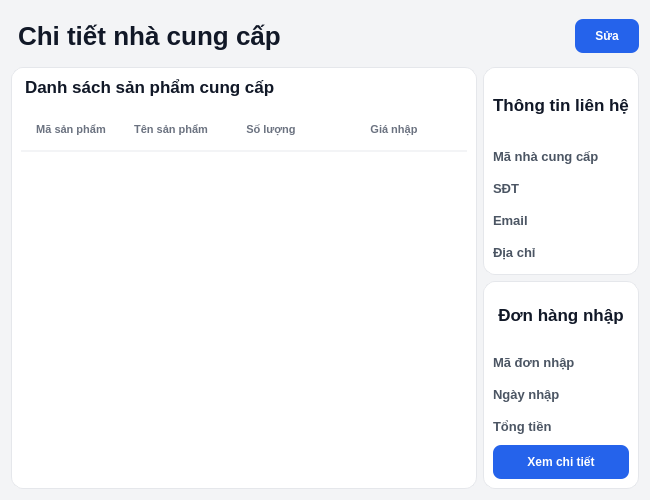
<?xml version="1.0" encoding="UTF-8"?>
<ui version="4.0">
 <class>Dialog</class>
 <widget class="QDialog" name="Dialog">
  <property name="geometry">
   <rect>
    <x>0</x>
    <y>0</y>
    <width>650</width>
    <height>500</height>
   </rect>
  </property>
  <property name="windowTitle">
   <string>Dialog</string>
  </property>
  <property name="styleSheet">
   <string notr="true">/* 1. Tổng thể Cửa sổ [cite: 419-421] */
QDialog {
    background-color: #f3f4f6; /* Nền xám nhạt làm nổi bật thẻ trắng */
    font-family: &quot;Inter&quot;, &quot;Segoe UI&quot;, sans-serif;
}

/* 2. Tiêu đề chính trang [cite: 421-422] */
QLabel#lblXemChiTietNCC {
    font-size: 26px;
    font-weight: 800;
    color: #111827;
    padding: 10px 0px;
}

/* 3. Thẻ nội dung (Cards) [cite: 422-423] */
QFrame#frame, QFrame#frame_2, QFrame#frame_3 {
    background-color: #ffffff;
    border: 1px solid #e5e7eb;
    border-radius: 12px;
}

/* 4. Tiêu đề các khối con [cite: 423-424] */
QLabel#lblDanhSachSPCungCap, QLabel#lblThongTinLienHe, QLabel#lblDonHangNhap {
    font-size: 17px;
    font-weight: 700;
    color: #111827;
    background-color: transparent;
    border: none;
    margin-bottom: 5px;
}

/* 5. Nhãn mô tả thuộc tính (Labels) [cite: 424-425] */
QLabel#lblMaNCC, QLabel#lblSDT, QLabel#lblEmail, QLabel#lblDiaChi,
QLabel#lblMaDonNhap, QLabel#lblNgayNhap, QLabel#lblTongTien {
    font-size: 13px;
    font-weight: 600;
    color: #4b5563; /* Màu xám đậm chuyên nghiệp */
}

/* 6. Nhãn hiển thị giá trị thực tế (Values) [cite: 425-426] */
QLabel#lblHienThiMaNCC, QLabel#lblHienThiSDT, QLabel#lblHienThiEmail, 
QLabel#lblHienThiDiaChi, QLabel#lblHienThiMaDonNhap, 
QLabel#lblHienThiNgayNhap, QLabel#lblHienThiTongTien {
    font-size: 14px;
    font-weight: 500;
    color: #111827;
    padding: 5px 0px;
}

/* 7. Nút bấm (Buttons) [cite: 427-428] */
QPushButton#btnXemDonNhap, QPushButton#btnSua {
    background-color: #2563eb; /* Xanh dương thương hiệu */
    color: #ffffff;
    font-weight: 700;
    border-radius: 8px;
    padding: 10px 20px;
}

QPushButton:hover {
    background-color: #1d4ed8;
}

/* 8. Bảng danh sách sản phẩm [cite: 429-432] */
QTableWidget#tblDanhSachSPCungCap {
    background-color: #ffffff;
    border: none;
    gridline-color: transparent;
    outline: none;
}

QHeaderView::section {
    background-color: #ffffff;
    padding: 12px;
    border: none;
    border-bottom: 2px solid #f3f4f6;
    font-weight: bold;
    color: #6b7280;
    text-transform: uppercase; /* BUỘC IN HOA TIÊU ĐỀ CỘT */
    font-size: 11px;
}</string>
  </property>
  <layout class="QVBoxLayout" name="verticalLayout_5">
   <item>
    <layout class="QHBoxLayout" name="horizontalLayout_2">
     <item>
      <widget class="QLabel" name="lblXemChiTietNCC">
       <property name="text">
        <string>Chi tiết nhà cung cấp</string>
       </property>
      </widget>
     </item>
     <item>
      <spacer name="horizontalSpacer">
       <property name="orientation">
        <enum>Qt::Horizontal</enum>
       </property>
       <property name="sizeHint" stdset="0">
        <size>
         <width>40</width>
         <height>20</height>
        </size>
       </property>
      </spacer>
     </item>
     <item>
      <widget class="QPushButton" name="btnSua">
       <property name="text">
        <string>Sửa</string>
       </property>
      </widget>
     </item>
    </layout>
   </item>
   <item>
    <layout class="QHBoxLayout" name="horizontalLayout">
     <item>
      <widget class="QFrame" name="frame">
       <property name="frameShape">
        <enum>QFrame::StyledPanel</enum>
       </property>
       <property name="frameShadow">
        <enum>QFrame::Raised</enum>
       </property>
       <layout class="QVBoxLayout" name="verticalLayout">
        <item>
         <widget class="QLabel" name="lblDanhSachSPCungCap">
          <property name="text">
           <string>Danh sách sản phẩm cung cấp</string>
          </property>
         </widget>
        </item>
        <item>
         <widget class="QTableWidget" name="tblDanhSachSPCungCap">
          <property name="alternatingRowColors">
           <bool>true</bool>
          </property>
          <property name="selectionBehavior">
           <enum>QAbstractItemView::SelectRows</enum>
          </property>
          <property name="showGrid">
           <bool>false</bool>
          </property>
          <attribute name="horizontalHeaderStretchLastSection">
           <bool>true</bool>
          </attribute>
          <column>
           <property name="text">
            <string>Mã sản phẩm</string>
           </property>
          </column>
          <column>
           <property name="text">
            <string>Tên sản phẩm</string>
           </property>
          </column>
          <column>
           <property name="text">
            <string>Số lượng</string>
           </property>
          </column>
          <column>
           <property name="text">
            <string>Giá nhập</string>
           </property>
          </column>
         </widget>
        </item>
       </layout>
      </widget>
     </item>
     <item>
      <layout class="QVBoxLayout" name="verticalLayout_4">
       <item>
        <widget class="QFrame" name="frame_3">
         <property name="frameShape">
          <enum>QFrame::StyledPanel</enum>
         </property>
         <property name="frameShadow">
          <enum>QFrame::Raised</enum>
         </property>
         <layout class="QVBoxLayout" name="verticalLayout_3">
          <item>
           <widget class="QLabel" name="lblThongTinLienHe">
            <property name="text">
             <string>Thông tin liên hệ</string>
            </property>
            <property name="alignment">
             <set>Qt::AlignCenter</set>
            </property>
           </widget>
          </item>
          <item>
           <layout class="QFormLayout" name="formLayout">
            <item row="0" column="0">
             <widget class="QLabel" name="lblMaNCC">
              <property name="text">
               <string>Mã nhà cung cấp</string>
              </property>
             </widget>
            </item>
            <item row="1" column="0">
             <widget class="QLabel" name="lblSDT">
              <property name="text">
               <string>SĐT</string>
              </property>
             </widget>
            </item>
            <item row="2" column="0">
             <widget class="QLabel" name="lblEmail">
              <property name="text">
               <string>Email</string>
              </property>
             </widget>
            </item>
            <item row="3" column="0">
             <widget class="QLabel" name="lblDiaChi">
              <property name="text">
               <string>Địa chỉ</string>
              </property>
             </widget>
            </item>
            <item row="0" column="1">
             <widget class="QLabel" name="lblHienThiMaNCC">
              <property name="text">
               <string/>
              </property>
             </widget>
            </item>
            <item row="1" column="1">
             <widget class="QLabel" name="lblHienThiSDT">
              <property name="text">
               <string/>
              </property>
             </widget>
            </item>
            <item row="2" column="1">
             <widget class="QLabel" name="lblHienThiEmail">
              <property name="text">
               <string/>
              </property>
             </widget>
            </item>
            <item row="3" column="1">
             <widget class="QLabel" name="lblHienThiDiaChi">
              <property name="text">
               <string/>
              </property>
             </widget>
            </item>
           </layout>
          </item>
         </layout>
        </widget>
       </item>
       <item>
        <widget class="QFrame" name="frame_2">
         <property name="frameShape">
          <enum>QFrame::StyledPanel</enum>
         </property>
         <property name="frameShadow">
          <enum>QFrame::Raised</enum>
         </property>
         <layout class="QVBoxLayout" name="verticalLayout_2">
          <item>
           <widget class="QLabel" name="lblDonHangNhap">
            <property name="text">
             <string>Đơn hàng nhập</string>
            </property>
            <property name="alignment">
             <set>Qt::AlignCenter</set>
            </property>
           </widget>
          </item>
          <item>
           <layout class="QFormLayout" name="formLayout_2">
            <item row="0" column="0">
             <widget class="QLabel" name="lblMaDonNhap">
              <property name="text">
               <string>Mã đơn nhập</string>
              </property>
             </widget>
            </item>
            <item row="0" column="1">
             <widget class="QLabel" name="lblHienThiMaDonNhap">
              <property name="text">
               <string/>
              </property>
             </widget>
            </item>
            <item row="1" column="0">
             <widget class="QLabel" name="lblNgayNhap">
              <property name="text">
               <string>Ngày nhập</string>
              </property>
             </widget>
            </item>
            <item row="1" column="1">
             <widget class="QLabel" name="lblHienThiNgayNhap">
              <property name="text">
               <string/>
              </property>
             </widget>
            </item>
            <item row="2" column="0">
             <widget class="QLabel" name="lblTongTien">
              <property name="text">
               <string>Tổng tiền</string>
              </property>
             </widget>
            </item>
            <item row="2" column="1">
             <widget class="QLabel" name="lblHienThiTongTien">
              <property name="text">
               <string/>
              </property>
             </widget>
            </item>
           </layout>
          </item>
          <item>
           <widget class="QPushButton" name="btnXemDonNhap">
            <property name="text">
             <string>Xem chi tiết</string>
            </property>
           </widget>
          </item>
         </layout>
        </widget>
       </item>
      </layout>
     </item>
    </layout>
   </item>
  </layout>
 </widget>
 <resources/>
 <connections/>
</ui>
